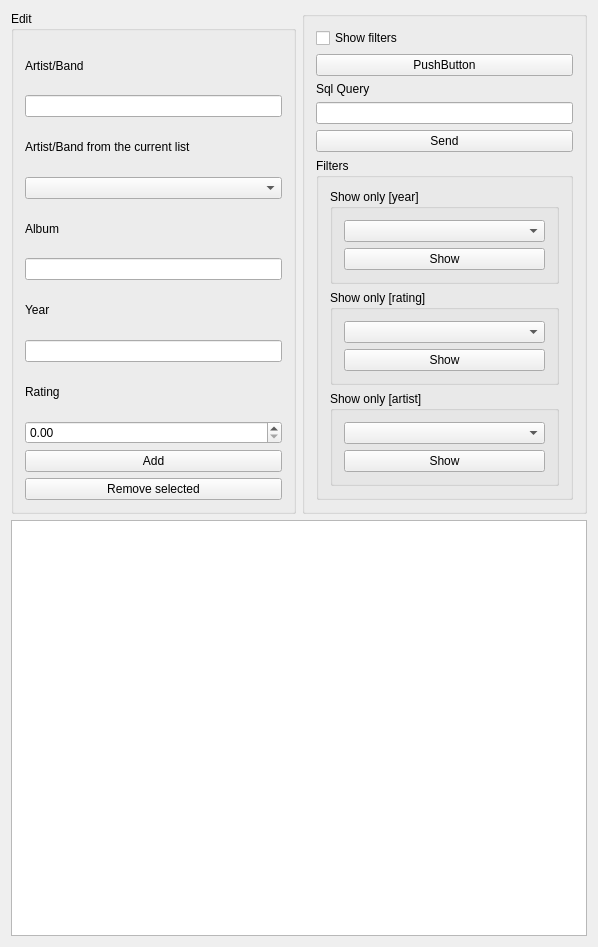
<?xml version="1.0" encoding="UTF-8"?>
<ui version="4.0">
 <class>Widget</class>
 <widget class="QWidget" name="Widget">
  <property name="geometry">
   <rect>
    <x>0</x>
    <y>0</y>
    <width>598</width>
    <height>947</height>
   </rect>
  </property>
  <property name="windowTitle">
   <string>Album List</string>
  </property>
  <property name="windowIcon">
   <iconset resource="src.qrc">
    <normaloff>:/vinyl.png</normaloff>:/vinyl.png</iconset>
  </property>
  <layout class="QVBoxLayout" name="verticalLayout_8">
   <item>
    <layout class="QHBoxLayout" name="horizontalLayout_2">
     <item>
      <layout class="QHBoxLayout" name="horizontalLayout">
       <item>
        <widget class="QGroupBox" name="groupBox">
         <property name="contextMenuPolicy">
          <enum>Qt::DefaultContextMenu</enum>
         </property>
         <property name="title">
          <string>Edit</string>
         </property>
         <layout class="QVBoxLayout" name="verticalLayout_3">
          <item>
           <layout class="QVBoxLayout" name="verticalLayout">
            <item>
             <widget class="QLabel" name="label">
              <property name="text">
               <string>Artist/Band</string>
              </property>
             </widget>
            </item>
            <item>
             <widget class="QLineEdit" name="lineArtist"/>
            </item>
            <item>
             <widget class="QLabel" name="label_6">
              <property name="text">
               <string>Artist/Band from the current list</string>
              </property>
             </widget>
            </item>
            <item>
             <widget class="QComboBox" name="comboBox"/>
            </item>
            <item>
             <widget class="QLabel" name="label_2">
              <property name="text">
               <string>Album</string>
              </property>
             </widget>
            </item>
            <item>
             <widget class="QLineEdit" name="lineAlbum"/>
            </item>
            <item>
             <widget class="QLabel" name="label_3">
              <property name="text">
               <string>Year</string>
              </property>
             </widget>
            </item>
            <item>
             <widget class="QLineEdit" name="lineYear"/>
            </item>
            <item>
             <widget class="QLabel" name="label_4">
              <property name="text">
               <string>Rating</string>
              </property>
             </widget>
            </item>
            <item>
             <widget class="QDoubleSpinBox" name="ratingSpinBox"/>
            </item>
           </layout>
          </item>
          <item>
           <layout class="QVBoxLayout" name="verticalLayout_2">
            <item>
             <widget class="QPushButton" name="addButton">
              <property name="text">
               <string>Add</string>
              </property>
              <property name="icon">
               <iconset resource="src.qrc">
                <normaloff>:/add.png</normaloff>:/add.png</iconset>
              </property>
             </widget>
            </item>
            <item>
             <widget class="QPushButton" name="removeButton">
              <property name="text">
               <string>Remove selected</string>
              </property>
              <property name="icon">
               <iconset resource="src.qrc">
                <normaloff>:/remove.png</normaloff>:/remove.png</iconset>
              </property>
              <property name="iconSize">
               <size>
                <width>16</width>
                <height>16</height>
               </size>
              </property>
              <property name="autoRepeat">
               <bool>false</bool>
              </property>
             </widget>
            </item>
           </layout>
          </item>
         </layout>
        </widget>
       </item>
      </layout>
     </item>
     <item>
      <layout class="QVBoxLayout" name="verticalLayout_9">
       <item>
        <widget class="QGroupBox" name="groupBox_2">
         <property name="title">
          <string/>
         </property>
         <layout class="QVBoxLayout" name="verticalLayout_4">
          <item>
           <widget class="QCheckBox" name="checkBox">
            <property name="text">
             <string>Show filters</string>
            </property>
           </widget>
          </item>
          <item>
           <widget class="QPushButton" name="pushButton">
            <property name="text">
             <string>PushButton</string>
            </property>
           </widget>
          </item>
          <item>
           <widget class="QLabel" name="label_5">
            <property name="text">
             <string>Sql Query</string>
            </property>
           </widget>
          </item>
          <item>
           <widget class="QLineEdit" name="queryLine">
            <property name="readOnly">
             <bool>false</bool>
            </property>
           </widget>
          </item>
          <item>
           <widget class="QPushButton" name="queryButton">
            <property name="text">
             <string>Send</string>
            </property>
            <property name="icon">
             <iconset resource="src.qrc">
              <normaloff>:/send.png</normaloff>:/send.png</iconset>
            </property>
           </widget>
          </item>
          <item>
           <widget class="QGroupBox" name="groupBox_6">
            <property name="title">
             <string>Filters</string>
            </property>
            <layout class="QVBoxLayout" name="verticalLayout_10">
             <item>
              <widget class="QGroupBox" name="groupBox_4">
               <property name="title">
                <string>Show only [year]</string>
               </property>
               <layout class="QVBoxLayout" name="verticalLayout_6">
                <item>
                 <widget class="QComboBox" name="onlyYearCombo"/>
                </item>
                <item>
                 <widget class="QPushButton" name="showYear">
                  <property name="text">
                   <string>Show</string>
                  </property>
                  <property name="icon">
                   <iconset resource="src.qrc">
                    <normaloff>:/show.png</normaloff>:/show.png</iconset>
                  </property>
                 </widget>
                </item>
               </layout>
              </widget>
             </item>
             <item>
              <widget class="QGroupBox" name="groupBox_5">
               <property name="title">
                <string>Show only [rating]</string>
               </property>
               <layout class="QVBoxLayout" name="verticalLayout_7">
                <item>
                 <widget class="QComboBox" name="onlyRatingCombo"/>
                </item>
                <item>
                 <widget class="QPushButton" name="showRating">
                  <property name="text">
                   <string>Show</string>
                  </property>
                  <property name="icon">
                   <iconset resource="src.qrc">
                    <normaloff>:/show.png</normaloff>:/show.png</iconset>
                  </property>
                 </widget>
                </item>
               </layout>
              </widget>
             </item>
             <item>
              <widget class="QGroupBox" name="groupBox_3">
               <property name="title">
                <string>Show only [artist]</string>
               </property>
               <layout class="QVBoxLayout" name="verticalLayout_5">
                <item>
                 <widget class="QComboBox" name="onlyArtistCombo"/>
                </item>
                <item>
                 <widget class="QPushButton" name="showArtistsButton">
                  <property name="text">
                   <string>Show</string>
                  </property>
                  <property name="icon">
                   <iconset resource="src.qrc">
                    <normaloff>:/show.png</normaloff>:/show.png</iconset>
                  </property>
                 </widget>
                </item>
               </layout>
              </widget>
             </item>
            </layout>
           </widget>
          </item>
         </layout>
        </widget>
       </item>
      </layout>
     </item>
    </layout>
   </item>
   <item>
    <widget class="QTableView" name="tableView"/>
   </item>
  </layout>
  <zorder>tableView</zorder>
  <zorder>layoutWidget</zorder>
  <zorder>groupBox_2</zorder>
  <zorder>groupBox_2</zorder>
 </widget>
 <layoutdefault spacing="6" margin="11"/>
 <resources>
  <include location="src.qrc"/>
 </resources>
 <connections/>
</ui>
